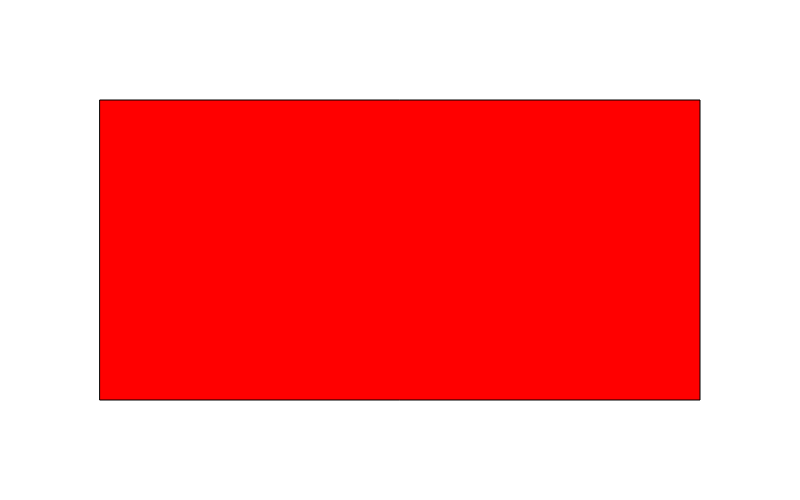
Frame 1 (no input)
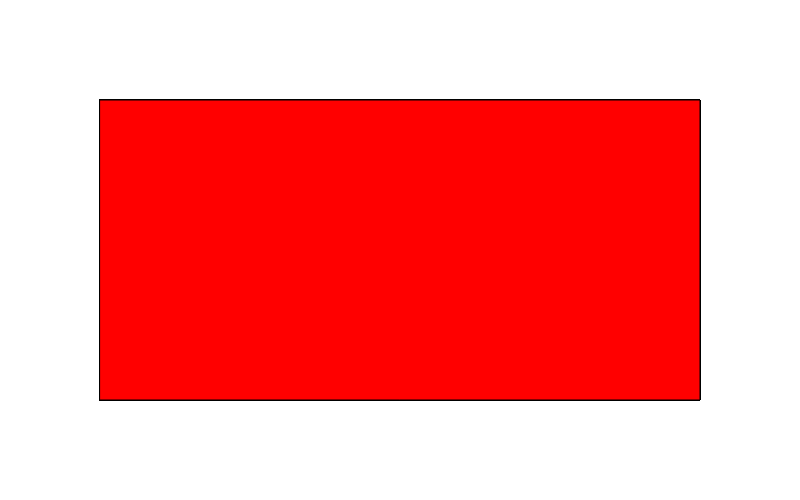
Frame 60 (no input)
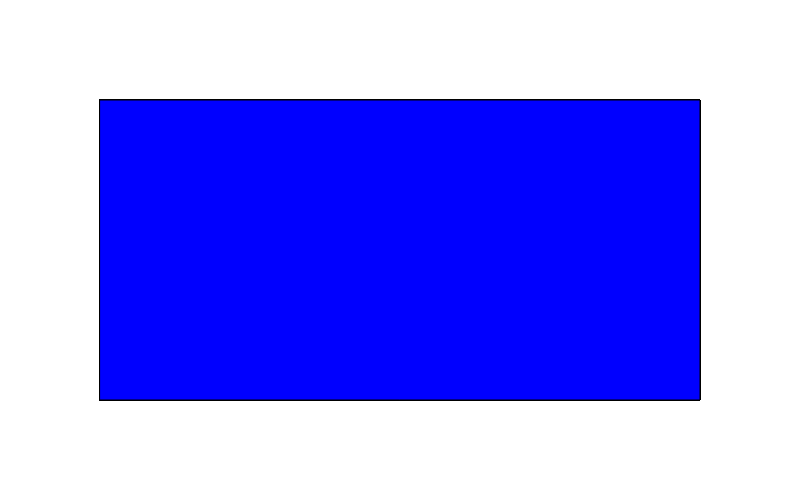
Frame 120 (the mouse pressed at the canvas centre since frame 60)

The p5.js sketch that drew these frames (run headless with seeded random() and noise() and a simulated clock; from frame 60 on, the mouse is pressed at the canvas centre):

// p5.js sketch
// ── sketch.js
var stateIndex = 0; //variable to store your current state

function setup() {

	createCanvas(800,500);
    
}

function draw() {

	switch( stateIndex ){
		case 0: //same as "if(stateIndex==0)"
			stateZero();
			break; //exit this case after stateZero() is finished
		case 1: //same as "else if(stateIndex == 1)"
			stateOne();
			break;
		default: //default condition for any other value
			break;

	}

}

function stateZero() {

	fill(255,0,0);
	rect(100,100,600,300);

	//need to advance the state index variable
	if(mouseIsPressed){
		stateIndex++;
	}

}

function stateOne(){

	fill(0,0,255);
	rect(100,100,600,300);
}
